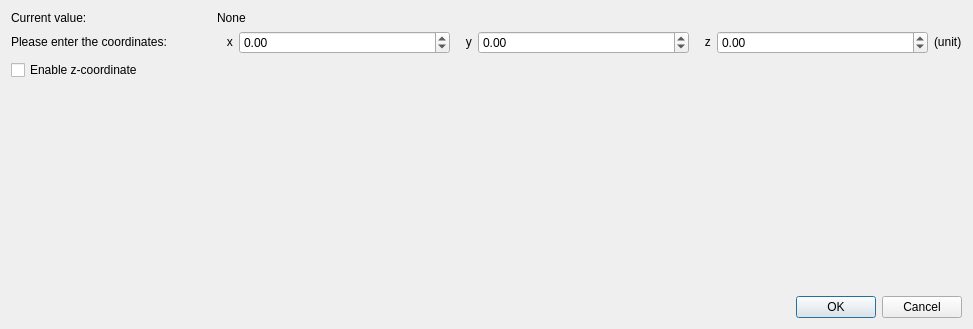
<?xml version="1.0" encoding="UTF-8"?>
<ui version="4.0">
 <class>PointSelect</class>
 <widget class="QWidget" name="PointSelect">
  <property name="geometry">
   <rect>
    <x>0</x>
    <y>0</y>
    <width>973</width>
    <height>329</height>
   </rect>
  </property>
  <property name="windowTitle">
   <string>Form</string>
  </property>
  <layout class="QVBoxLayout" name="verticalLayout">
   <item>
    <layout class="QGridLayout" name="gridLayout">
     <property name="sizeConstraint">
      <enum>QLayout::SizeConstraint::SetDefaultConstraint</enum>
     </property>
     <item row="0" column="0">
      <widget class="QLabel" name="staticLabel">
       <property name="sizePolicy">
        <sizepolicy hsizetype="Fixed" vsizetype="Fixed">
         <horstretch>0</horstretch>
         <verstretch>0</verstretch>
        </sizepolicy>
       </property>
       <property name="minimumSize">
        <size>
         <width>200</width>
         <height>0</height>
        </size>
       </property>
       <property name="text">
        <string>Current value:</string>
       </property>
      </widget>
     </item>
     <item row="0" column="1" colspan="2">
      <widget class="QLabel" name="valueLabel">
       <property name="sizePolicy">
        <sizepolicy hsizetype="Expanding" vsizetype="Fixed">
         <horstretch>0</horstretch>
         <verstretch>0</verstretch>
        </sizepolicy>
       </property>
       <property name="text">
        <string>None</string>
       </property>
       <property name="textInteractionFlags">
        <set>Qt::TextInteractionFlag::LinksAccessibleByMouse|Qt::TextInteractionFlag::TextSelectableByMouse</set>
       </property>
      </widget>
     </item>
     <item row="1" column="0">
      <widget class="QLabel" name="questionLabel">
       <property name="sizePolicy">
        <sizepolicy hsizetype="Fixed" vsizetype="Fixed">
         <horstretch>0</horstretch>
         <verstretch>0</verstretch>
        </sizepolicy>
       </property>
       <property name="minimumSize">
        <size>
         <width>200</width>
         <height>0</height>
        </size>
       </property>
       <property name="text">
        <string>Please enter the coordinates:</string>
       </property>
      </widget>
     </item>
     <item row="1" column="1">
      <widget class="QLabel" name="label_1">
       <property name="sizePolicy">
        <sizepolicy hsizetype="Fixed" vsizetype="Fixed">
         <horstretch>0</horstretch>
         <verstretch>0</verstretch>
        </sizepolicy>
       </property>
       <property name="maximumSize">
        <size>
         <width>20</width>
         <height>16777215</height>
        </size>
       </property>
       <property name="text">
        <string>   x</string>
       </property>
      </widget>
     </item>
     <item row="1" column="2">
      <widget class="QDoubleSpinBox" name="doubleSpinBox_1">
       <property name="sizePolicy">
        <sizepolicy hsizetype="Expanding" vsizetype="Fixed">
         <horstretch>0</horstretch>
         <verstretch>0</verstretch>
        </sizepolicy>
       </property>
       <property name="minimumSize">
        <size>
         <width>0</width>
         <height>0</height>
        </size>
       </property>
       <property name="keyboardTracking">
        <bool>false</bool>
       </property>
       <property name="minimum">
        <double>-1000000000.000000000000000</double>
       </property>
       <property name="maximum">
        <double>1000000000.000000000000000</double>
       </property>
      </widget>
     </item>
     <item row="1" column="3">
      <widget class="QLabel" name="label_2">
       <property name="sizePolicy">
        <sizepolicy hsizetype="Fixed" vsizetype="Fixed">
         <horstretch>0</horstretch>
         <verstretch>0</verstretch>
        </sizepolicy>
       </property>
       <property name="maximumSize">
        <size>
         <width>20</width>
         <height>16777215</height>
        </size>
       </property>
       <property name="text">
        <string>   y</string>
       </property>
      </widget>
     </item>
     <item row="1" column="4">
      <widget class="QDoubleSpinBox" name="doubleSpinBox_2">
       <property name="sizePolicy">
        <sizepolicy hsizetype="Expanding" vsizetype="Fixed">
         <horstretch>0</horstretch>
         <verstretch>0</verstretch>
        </sizepolicy>
       </property>
       <property name="minimumSize">
        <size>
         <width>0</width>
         <height>0</height>
        </size>
       </property>
       <property name="keyboardTracking">
        <bool>false</bool>
       </property>
       <property name="minimum">
        <double>-1000000000.000000000000000</double>
       </property>
       <property name="maximum">
        <double>1000000000.000000000000000</double>
       </property>
      </widget>
     </item>
     <item row="1" column="5">
      <widget class="QLabel" name="label_3">
       <property name="sizePolicy">
        <sizepolicy hsizetype="Fixed" vsizetype="Fixed">
         <horstretch>0</horstretch>
         <verstretch>0</verstretch>
        </sizepolicy>
       </property>
       <property name="maximumSize">
        <size>
         <width>20</width>
         <height>16777215</height>
        </size>
       </property>
       <property name="text">
        <string>   z</string>
       </property>
      </widget>
     </item>
     <item row="1" column="6">
      <widget class="QDoubleSpinBox" name="doubleSpinBox_3">
       <property name="sizePolicy">
        <sizepolicy hsizetype="Expanding" vsizetype="Fixed">
         <horstretch>0</horstretch>
         <verstretch>0</verstretch>
        </sizepolicy>
       </property>
       <property name="minimumSize">
        <size>
         <width>0</width>
         <height>0</height>
        </size>
       </property>
       <property name="keyboardTracking">
        <bool>false</bool>
       </property>
       <property name="minimum">
        <double>-1000000000.000000000000000</double>
       </property>
       <property name="value">
        <double>0.000000000000000</double>
       </property>
      </widget>
     </item>
     <item row="1" column="7">
      <widget class="QLabel" name="unitsLabel">
       <property name="sizePolicy">
        <sizepolicy hsizetype="Fixed" vsizetype="Fixed">
         <horstretch>0</horstretch>
         <verstretch>0</verstretch>
        </sizepolicy>
       </property>
       <property name="text">
        <string>(unit)</string>
       </property>
      </widget>
     </item>
     <item row="2" column="0" colspan="8">
      <widget class="QCheckBox" name="checkBox">
       <property name="sizePolicy">
        <sizepolicy hsizetype="Expanding" vsizetype="Fixed">
         <horstretch>0</horstretch>
         <verstretch>0</verstretch>
        </sizepolicy>
       </property>
       <property name="text">
        <string>Enable z-coordinate</string>
       </property>
      </widget>
     </item>
    </layout>
   </item>
   <item>
    <spacer name="verticalSpacer">
     <property name="orientation">
      <enum>Qt::Orientation::Vertical</enum>
     </property>
     <property name="sizeHint" stdset="0">
      <size>
       <width>725</width>
       <height>188</height>
      </size>
     </property>
    </spacer>
   </item>
   <item>
    <widget class="QDialogButtonBox" name="buttonBox">
     <property name="standardButtons">
      <set>QDialogButtonBox::StandardButton::Cancel|QDialogButtonBox::StandardButton::Ok</set>
     </property>
     <property name="centerButtons">
      <bool>false</bool>
     </property>
    </widget>
   </item>
  </layout>
 </widget>
 <tabstops>
  <tabstop>doubleSpinBox_1</tabstop>
  <tabstop>doubleSpinBox_2</tabstop>
  <tabstop>doubleSpinBox_3</tabstop>
  <tabstop>buttonBox</tabstop>
 </tabstops>
 <resources/>
 <connections/>
</ui>
